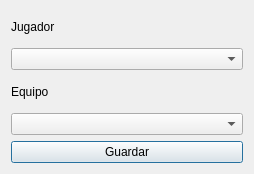
<?xml version="1.0" encoding="UTF-8"?>
<ui version="4.0">
 <class>AsignarEquipoDialog</class>
 <widget class="QDialog" name="AsignarEquipoDialog">
  <property name="geometry">
   <rect>
    <x>0</x>
    <y>0</y>
    <width>254</width>
    <height>174</height>
   </rect>
  </property>
  <property name="windowTitle">
   <string>Asignar equipo</string>
  </property>
  <layout class="QVBoxLayout">
   <item>
    <widget class="QLabel" name="lbl_jugador">
     <property name="text">
      <string>Jugador</string>
     </property>
    </widget>
   </item>
   <item>
    <widget class="QComboBox" name="combo_jugador"/>
   </item>
   <item>
    <widget class="QLabel" name="lbl_equipo">
     <property name="text">
      <string>Equipo</string>
     </property>
    </widget>
   </item>
   <item>
    <widget class="QComboBox" name="combo_equipo"/>
   </item>
   <item>
    <widget class="QPushButton" name="btn_guardar">
     <property name="text">
      <string>Guardar</string>
     </property>
    </widget>
   </item>
  </layout>
 </widget>
 <resources/>
 <connections/>
</ui>
